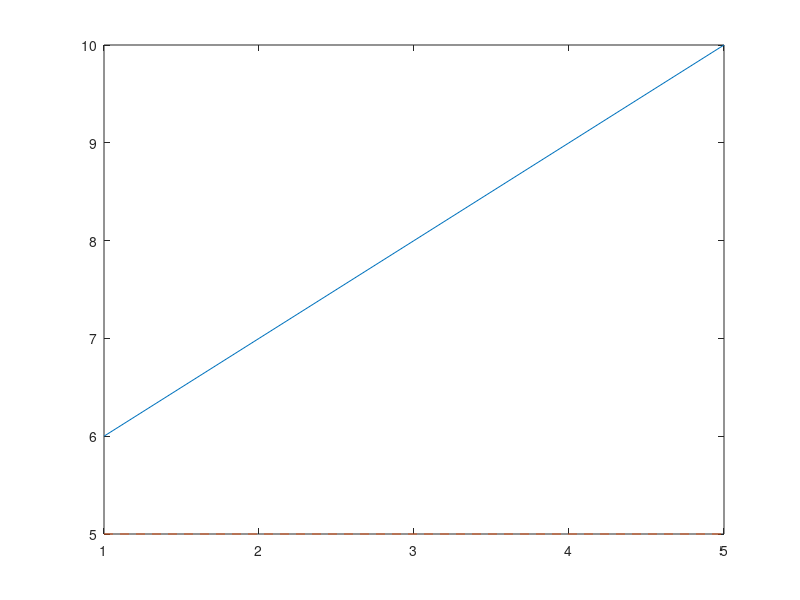

Write the MATLAB code that produced this figure.
% Task 1: 1D Random Walk

clear all;
close all;

number_of_steps = input('Enter number of steps: ');
p_right = input('Enter probability of moving right: ');
p_static = input('Enter probability of not moving: ');
p_left = 1 - p_right - p_static;

position = input('Enter starting position: ');

zero_line(1:number_of_steps) = position;

pick = 0;
right = 0;
left = 0;

moves(1:number_of_steps) = 0;

for i = 1:number_of_steps
    
    pick = randsrc(1,1,[1,0,-1;p_right,p_static,p_left]);
    moves(i) = position + pick;
    position = position + pick;
    
    if (pick == 1)
        right = right + 1;
    elseif (pick == -1)
        left = left + 1;
    end
    
end

fprintf('Position: %d\n', position);
fprintf('Right: %d\n', right);
fprintf('Left: %d\n', left);

plot(1:number_of_steps, moves, 1:number_of_steps,zero_line,'--');